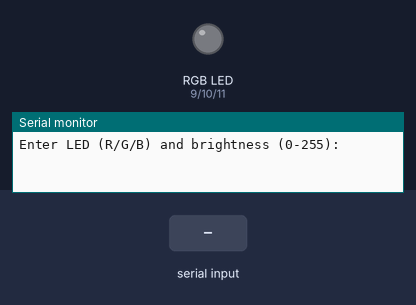
A sketch run on a simulated Arduino Uno, built with avr-gcc and run on an emulated ATmega328P. Parts: an RGB LED mixed from three pins (HIGH = lit), the last lines printed to the serial monitor. The inputs (shaded band) are chosen by the test bench. Dim RGB values are drawn brighter than linear.

Above: at 1.2 s.
1.3 s: "R90\n" received over Serial
At 2.0 s:
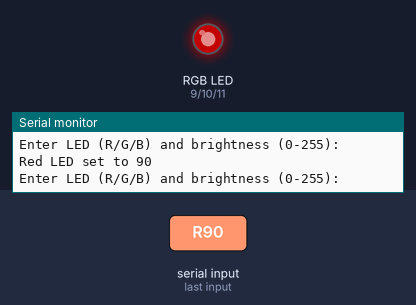
2.8 s: "G90\n" received over Serial
At 3.2 s:
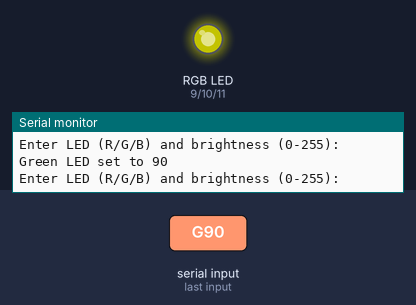
4.3 s: "B90\n" received over Serial
At 5.5 s:
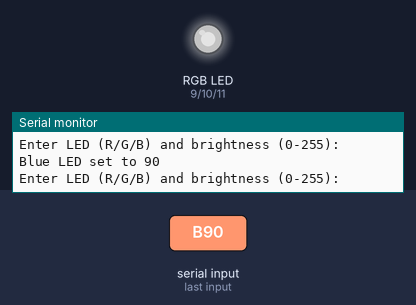
5.8 s: "R,45\n" received over Serial
At 6.7 s:
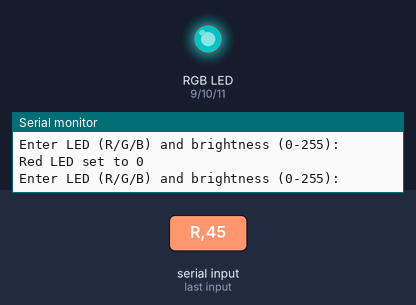
7.3 s: "G,45\n" received over Serial
At 7.8 s:
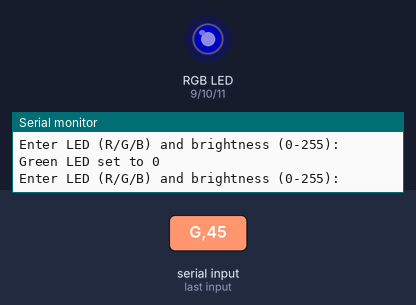
8.8 s: "R90\n" received over Serial
At 10.1 s:
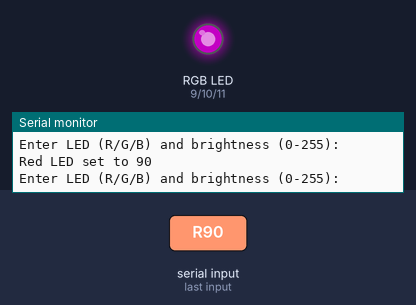
Timing chart, 0 to 11.3 s (numbered marks = the images above; inputs shaded):
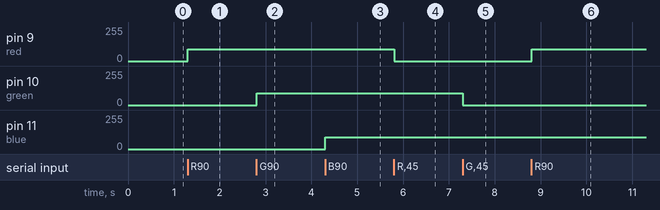

The sketch:

sketch.ino
```cpp
int red   = 9;
int green = 10;
int blue  = 11;

void setup() {
  pinMode(red,   OUTPUT);
  pinMode(green, OUTPUT);
  pinMode(blue,  OUTPUT);

  Serial.begin(9600);
  Serial.println("Enter LED (R/G/B) and brightness (0-255):");
}

void loop() {
  if (Serial.available()) {
    String in = Serial.readStringUntil('\n');
    in.trim();

    char led = in.charAt(0);
    int val  = in.substring(1).toInt();

    if (val < 0 || val > 255) {
      Serial.println("Invalid input. Use format: for example R150, G225 OR B100");
      return;
    }

    if (led == 'R') {
      analogWrite(red, val);
      Serial.print("Red LED set to ");  Serial.println(val);
    } else if (led == 'G') {
      analogWrite(green, val);
      Serial.print("Green LED set to ");Serial.println(val);
    } else if (led == 'B') {
      analogWrite(blue, val);
      Serial.print("Blue LED set to "); Serial.println(val);
    } else {
      Serial.println("Invalid input. Use format: for example R150, G225 OR B100");
    }

    Serial.println("Enter LED (R/G/B) and brightness (0-255):");
  }
}
```

Measured:
- after the input at 1.3 s, pin 9 (red): 0/255 → 90/255 at once
- after the input at 2.8 s, pin 10 (green): 0/255 → 90/255 at once
- after the input at 4.3 s, pin 11 (blue): 0/255 → 90/255 at once
- after the input at 5.8 s, pin 9 (red): 90/255 → 0/255 at once
- after the input at 7.3 s, pin 10 (green): 90/255 → 0/255 at once
- after the input at 8.8 s, pin 9 (red): 0/255 → 90/255 at once
